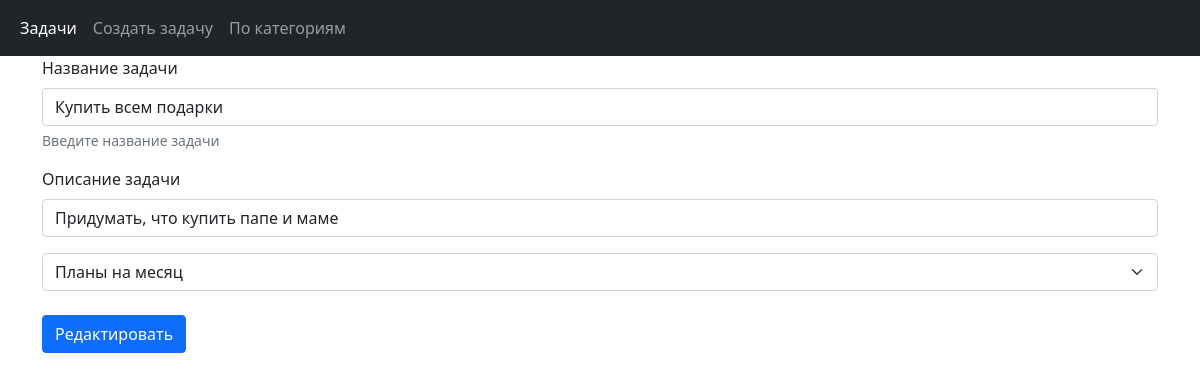
The app's page /taskmanager/edit/1 with its own data.
### taskmanager/models.py (models this page shows, shortened)
class Task(models.Model):
    title = models.CharField('title', max_length=100)
    description = models.TextField('description', max_length=250)
    creation_time = models.DateTimeField(auto_now_add=True, db_index=True)
    category = models.ForeignKey('Category', null=True, on_delete=models.PROTECT)
    status = models.BooleanField('status', default=False)
    class Meta:
        verbose_name = 'Задача'
        verbose_name_plural = 'Задачи'
        ordering = ['title']

### taskmanager/views.py (the view)
# urls.py: path('edit/<int:task_id>', edit)
def edit(request, task_id):
    task = Task.objects.get(id=task_id)
    categories = Category.objects.all()
    if request.method == 'POST':
        task.title = request.POST.get('title')
        task.description = request.POST.get('description')
        category = request.POST.get('category')
        task.category = Category.objects.get(name=category)
        task.save()
        return HttpResponseRedirect('/taskmanager')
    else:
        return render(request, 'taskmanager/edit_task.html', {'task': task, 'categories': categories})

### taskmanager/templates/taskmanager/edit_task.html (shortened to what this page needs)
<!DOCTYPE html>
<html lang="en">
<head>
    <link rel="stylesheet" href="https://stackpath.bootstrapcdn.com/bootstrap/5.0.0-alpha1/css/bootstrap.min.css"
>
</head>
<body>
<nav class="navbar navbar-expand-lg navbar-dark bg-dark">
    <div class="container-fluid">
        <div class="collapse navbar-collapse" id="navbarSupportedContent">
            <ul class="navbar-nav mr-auto mb-2 mb-lg-0">
                <li class="nav-item">
                    <a class="nav-link active" aria-current="page" href="{% url 'index' %}">Задачи</a>
                </li>
                <li class="nav-item">
                    <a class="nav-link" href="{% url 'add' %}">Создать задачу</a>
                </li>
                <li class="nav-item">
                    <a class="nav-link" href="{% url 'index' %}1">По категориям</a>
                </li>
            </ul>
        </div>
    </div>
</nav>
<div class="container">
    <form method="post">
        <div class="mb-3">
            <label for="title" class="form-label">Название задачи</label>
            <input class="form-control" id="title" aria-describedby="titleHelp"
                   name="title" value="{{ task.title }}" required>
            <div id="titleHelp" class="form-text">Введите название задачи</div>
        </div>
        <div class="mb-3">
            <label for="description" class="form-label">Описание задачи</label>
            <input class="form-control" name="description" value="{{ task.description }}" id="description" required>
        </div>
         <select class="form-select" name="category" aria-label="Default select example">
             {% for category in categories %}
             <option selected>{{ category.name }}</option>
             {% endfor %}
        </select>
        <br>
        <button type="submit" class="btn btn-primary">Редактировать</button>
    </form>
</div>
</body>
</html>

### records on screen
Task: title "Купить всем подарки", description "Придумать, что купить папе и маме"

### other values on screen
form field category "Планы на месяц"
